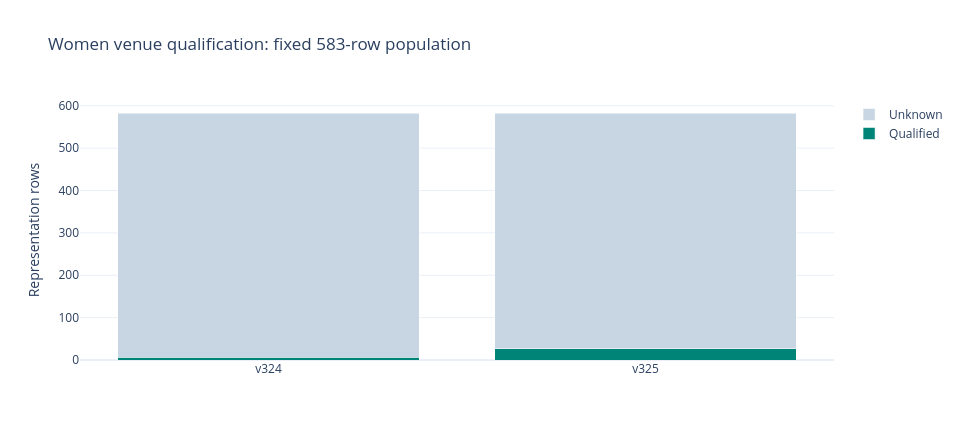

Source (notebook cell):
### Markdown cell above
## Acquisition and qualification are separate milestones

The versioned history preserves the prior partial execution and its processing failures.
The next execution verified and reparsed retained bodies, resolved the prior errors,
and qualified additional rows. The chart keeps the unknown population visible.
Acquisition SUCCESS does not establish a completed model study or historical eligibility.
The men's rows remain carried controls, separate from new women's qualifications.

### Code cell
measures = ['completed_units', 'unique_new_captures', 'source_errors',
            'women_rows_qualified', 'women_rows_unknown']
display(pd.DataFrame([{'Measure': k, 'Count': d['venue'][k]} for k in measures]))
observed = history['observations']
labels = [r['execution'] for r in observed]
known = [r['women_qualified'] for r in observed]
unknown = [r['women_unknown'] for r in observed]
progress = go.Figure()
progress.add_bar(x=labels, y=known, name='Qualified', marker_color='#008477')
progress.add_bar(x=labels, y=unknown, name='Unknown', marker_color='#c8d6e4')
progress.update_layout(title='Women venue qualification: fixed 583-row population',
                       barmode='stack', width=960, height=440,
                       template='plotly_white', yaxis_title='Representation rows')
static, ax = plt.subplots(figsize=(10, 4.6), layout='constrained')
ax.bar(labels, known, label='Qualified', color='#008477')
ax.bar(labels, unknown, bottom=known, label='Unknown', color='#c8d6e4')
ax.set(title='Women venue qualification: fixed 583-row population',
       ylabel='Representation rows')
ax.legend()
image = io.BytesIO()
static.savefig(image, format='png', dpi=120)
plt.close(static)
display({'application/vnd.plotly.v1+json': json.loads(progress.to_json()),
         'image/png': base64.b64encode(image.getvalue()).decode()}, raw=True)
display(pd.DataFrame([history['latest_change']]))

### Figure 1 — Plotly figure (JSON) as saved in the notebook; plotly's stock layout.template omitted (floating-point values rounded to 4 significant figures)
{"data": [{"marker": {"color": "#008477"}, "name": "Qualified", "type": "bar", "x": ["v324", "v325"], "y": [6, 27]}, {"marker": {"color": "#c8d6e4"}, "name": "Unknown", "type": "bar", "x": ["v324", "v325"], "y": [577, 556]}], "layout": {"barmode": "stack", "height": 440, "title": {"text": "Women venue qualification: fixed 583-row population"}, "width": 960, "yaxis": {"title": {"text": "Representation rows"}}}}
